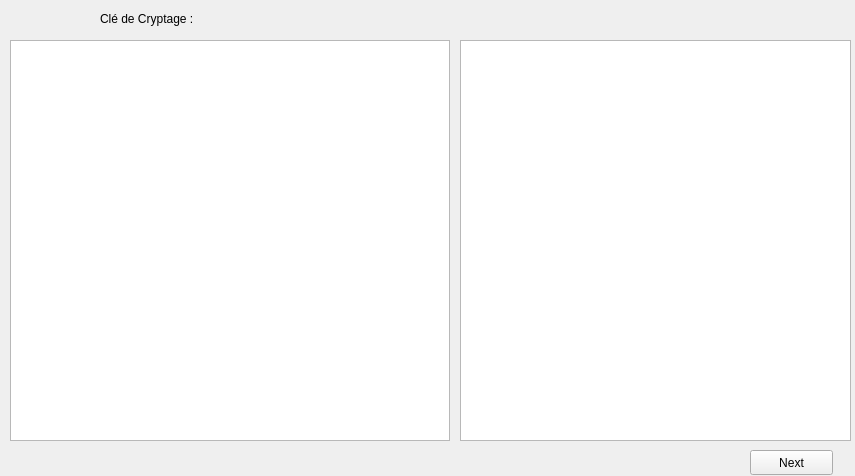
<?xml version="1.0" encoding="UTF-8"?>
<ui version="4.0">
 <class>CryptanalyseVig</class>
 <widget class="QWidget" name="CryptanalyseVig">
  <property name="geometry">
   <rect>
    <x>0</x>
    <y>0</y>
    <width>855</width>
    <height>476</height>
   </rect>
  </property>
  <property name="windowTitle">
   <string>Form</string>
  </property>
  <widget class="QListWidget" name="listWidget">
   <property name="geometry">
    <rect>
     <x>460</x>
     <y>40</y>
     <width>391</width>
     <height>401</height>
    </rect>
   </property>
  </widget>
  <widget class="QTableWidget" name="tableWidget">
   <property name="geometry">
    <rect>
     <x>10</x>
     <y>40</y>
     <width>440</width>
     <height>401</height>
    </rect>
   </property>
   <property name="accessibleName">
    <string>tabText</string>
   </property>
   <attribute name="horizontalHeaderVisible">
    <bool>false</bool>
   </attribute>
   <attribute name="horizontalHeaderDefaultSectionSize">
    <number>28</number>
   </attribute>
   <attribute name="horizontalHeaderMinimumSectionSize">
    <number>15</number>
   </attribute>
   <attribute name="verticalHeaderVisible">
    <bool>false</bool>
   </attribute>
   <attribute name="verticalHeaderDefaultSectionSize">
    <number>21</number>
   </attribute>
   <attribute name="verticalHeaderMinimumSectionSize">
    <number>15</number>
   </attribute>
  </widget>
  <widget class="QPushButton" name="pushButton">
   <property name="geometry">
    <rect>
     <x>750</x>
     <y>450</y>
     <width>83</width>
     <height>25</height>
    </rect>
   </property>
   <property name="text">
    <string>Next</string>
   </property>
  </widget>
  <widget class="QLabel" name="label">
   <property name="geometry">
    <rect>
     <x>100</x>
     <y>10</y>
     <width>311</width>
     <height>17</height>
    </rect>
   </property>
   <property name="text">
    <string>Clé de Cryptage :</string>
   </property>
  </widget>
 </widget>
 <resources/>
 <connections/>
</ui>
